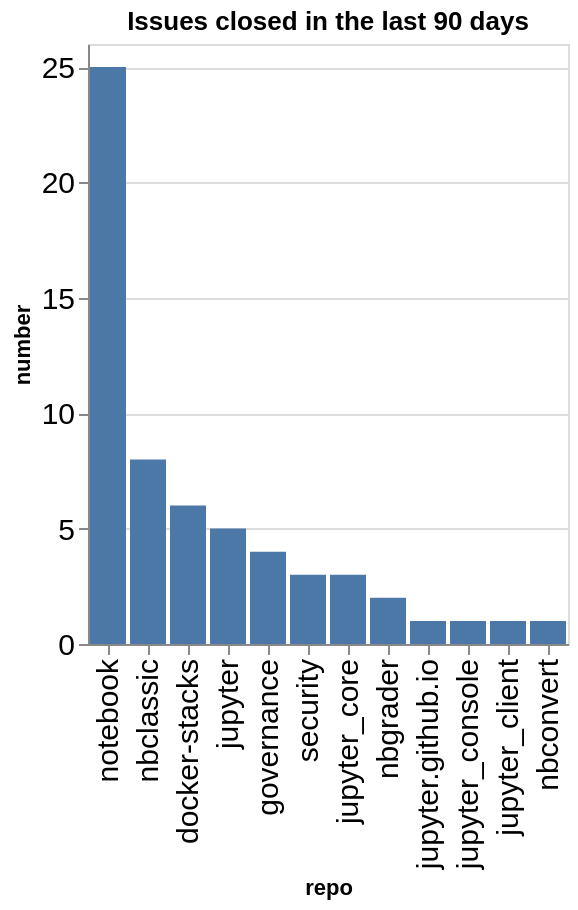

Write notebook code for a chart like this one.
### Code cell
closed_counts = closed.groupby(['org', 'repo']).count()['number'].reset_index()
closed_counts['org/repo'] = closed_counts.apply(lambda a: a['org'] + '/' + a['repo'], axis=1)
sorted_vals = closed_counts.sort_values(['number'], ascending=False)['repo'].values
alt.Chart(data=closed_counts, title=f"Issues closed in the last {n_days} days").mark_bar().encode(
    x=alt.X('repo', sort=alt.Sort(sorted_vals.tolist())),
    y='number',
)

### Figure 1 — Vega-Lite specification as saved in the notebook (floating-point values rounded to 4 significant figures)
{"config": {"axisLeft": {"labelFontSize": 15}, "axisBottom": {"labelFontSize": 15}}, "data": {"name": "data-64a062402468dff73e6195aec7232f94"}, "mark": {"type": "bar"}, "encoding": {"x": {"field": "repo", "sort": ["notebook", "nbclassic", "docker-stacks", "jupyter", "governance", "security", "jupyter_core", "nbgrader", "jupyter.github.io", "jupyter_console", "jupyter_client", "nbconvert"], "type": "nominal"}, "y": {"field": "number", "type": "quantitative"}}, "title": "Issues closed in the last 90 days", "$schema": "https://vega.github.io/schema/vega-lite/v5.20.1.json", "datasets": {"data-64a062402468dff73e6195aec7232f94": [{"org": "jupyter", "repo": "docker-stacks", "number": 6, "org/repo": "jupyter/docker-stacks"}, {"org": "jupyter", "repo": "governance", "number": 4, "org/repo": "jupyter/governance"}, {"org": "jupyter", "repo": "jupyter", "number": 5, "org/repo": "jupyter/jupyter"}, {"org": "jupyter", "repo": "jupyter.github.io", "number": 1, "org/repo": "jupyter/jupyter.github.io"}, {"org": "jupyter", "repo": "jupyter_client", "number": 1, "org/repo": "jupyter/jupyter_client"}, {"org": "jupyter", "repo": "jupyter_console", "number": 1, "org/repo": "jupyter/jupyter_console"}, {"org": "jupyter", "repo": "jupyter_core", "number": 3, "org/repo": "jupyter/jupyter_core"}, {"org": "jupyter", "repo": "nbclassic", "number": 8, "org/repo": "jupyter/nbclassic"}, {"org": "jupyter", "repo": "nbconvert", "number": 1, "org/repo": "jupyter/nbconvert"}, {"org": "jupyter", "repo": "nbgrader", "number": 2, "org/repo": "jupyter/nbgrader"}, {"org": "jupyter", "repo": "notebook", "number": 25, "org/repo": "jupyter/notebook"}, {"org": "jupyter", "repo": "security", "number": 3, "org/repo": "jupyter/security"}]}}
